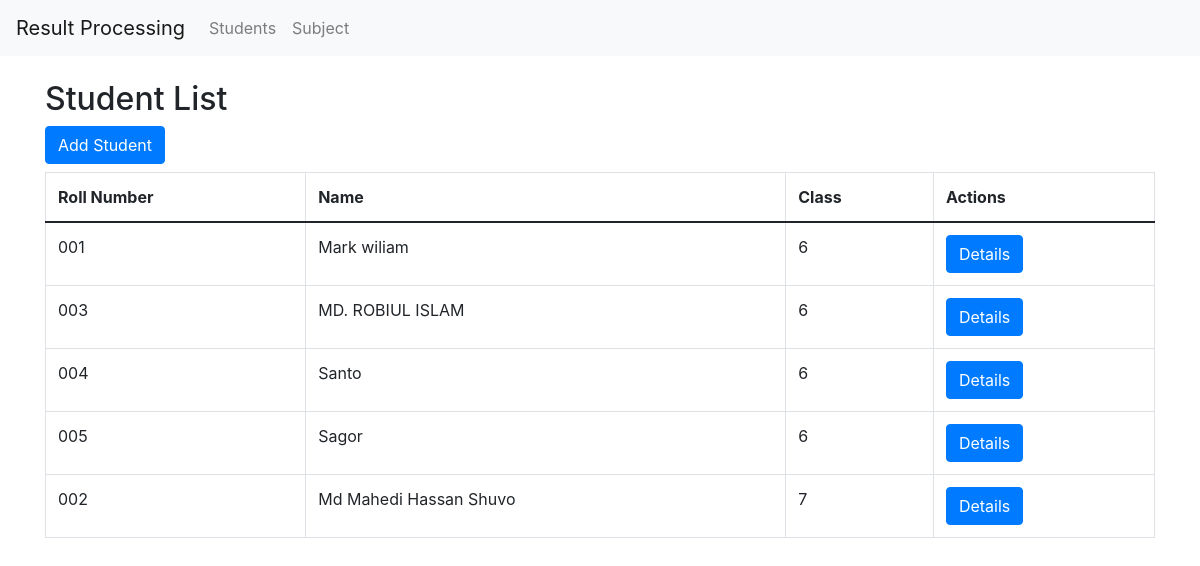
Before: /results/v1/students/ with the older database file.
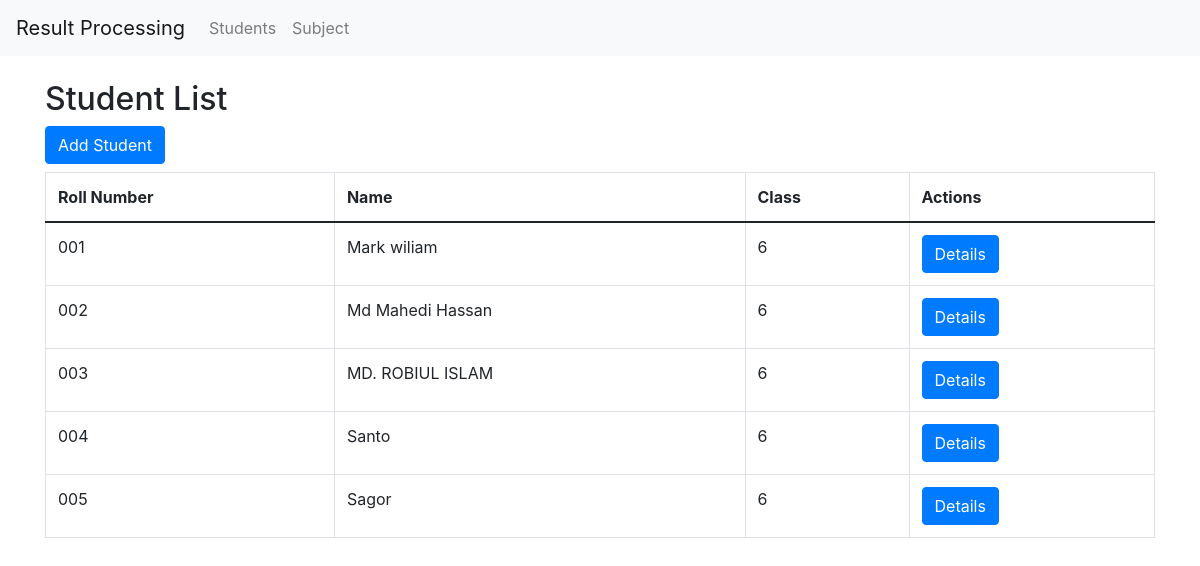
After: the same page with the newer database file.
### results/models.py (models this page shows, shortened)
class Student(models.Model):
    roll_number = models.CharField(max_length=20, unique=True)
    name = models.CharField(max_length=100)
    class_level = models.CharField(max_length=20)
    date_of_birth = models.DateField()

### results/views.py (the view)
# urls.py: path('v1/students/', StudentListView.as_view(), name='student-list'),
class StudentListView(ListView):
    model = Student
    template_name = "students/student_list.html"
    context_object_name = "students"
    def get_queryset(self):
        return Student.objects.all().order_by('class_level')

### results/templates/students/student_list.html (shortened to what this page needs)
{% extends 'base.html' %}
{% block content %}
<h2>Student List</h2>
<a href="{% url 'student_create' %}" class="btn btn-primary mb-2">Add Student</a>
<table class="table table-bordered">
    <thead>
        <tr>
            <th>Roll Number</th>
            <th>Name</th>
            <th>Class</th>
            <th>Actions</th>
        </tr>
    </thead>
    <tbody>
        {% for student in students %}
        <tr>
            <td>{{ student.roll_number }}</td>
            <td>{{ student.name }}</td>
            <td>{{ student.class_level }}</td>
            <td>
                <a href="{% url 'student_details' student.id %}" class="btn btn-primary">Details</a>
            </td>
        </tr>
        {% endfor %}
    </tbody>
</table>
{% endblock %}

### results/templates/base.html (shortened to what this page needs)
<!DOCTYPE html>
<html lang="en">
<head>
    <link rel="stylesheet" href="https://maxcdn.bootstrapcdn.com/bootstrap/4.5.2/css/bootstrap.min.css">
    <link href="https://cdn.jsdelivr.net/npm/bootstrap@5.0.2/dist/css/bootstrap.min.css" rel="stylesheet"
>
</head>
<body>
    <nav class="navbar navbar-expand-lg navbar-light bg-light">
        <a class="navbar-brand" href="#">Result Processing</a>
        <div class="collapse navbar-collapse" id="navbarNav">
            <ul class="navbar-nav">
                <li class="nav-item">
                    <a class="nav-link" href="{% url 'student-list' %}">Students</a>
                </li>
                <li class="nav-item">
                    <a class="nav-link" href="{% url 'subject_list' %}">Subject</a>
                </li>
            </ul>
        </div>
    </nav>
    <div class="container mt-4">
        {% block content %}
        {% endblock %}
    </div>
</body>
<link rel="stylesheet" href="https://stackpath.bootstrapcdn.com/bootstrap/4.5.2/css/bootstrap.min.css">
<link rel="stylesheet"
    href="https://cdnjs.cloudflare.com/ajax/libs/bootstrap-datepicker/1.9.0/css/bootstrap-datepicker.min.css">
</html>

Changed rows visible on the page:
changed Student: name "Md Mahedi Hassan Shuvo" → "Md Mahedi Hassan"; class_level "7" → "6"; moves up the list
